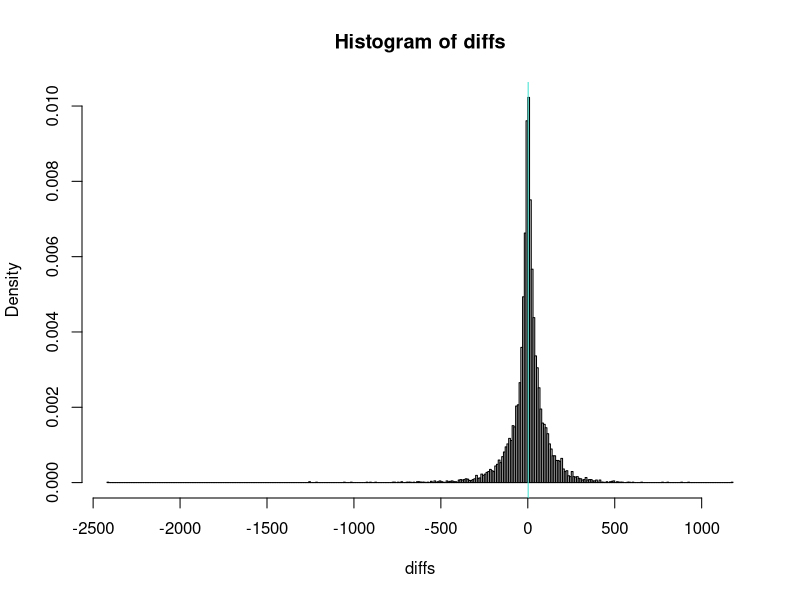
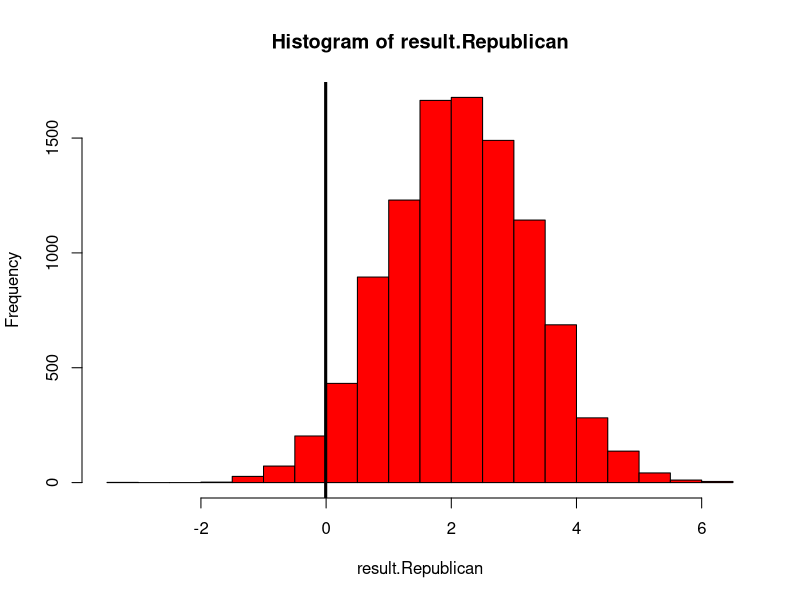
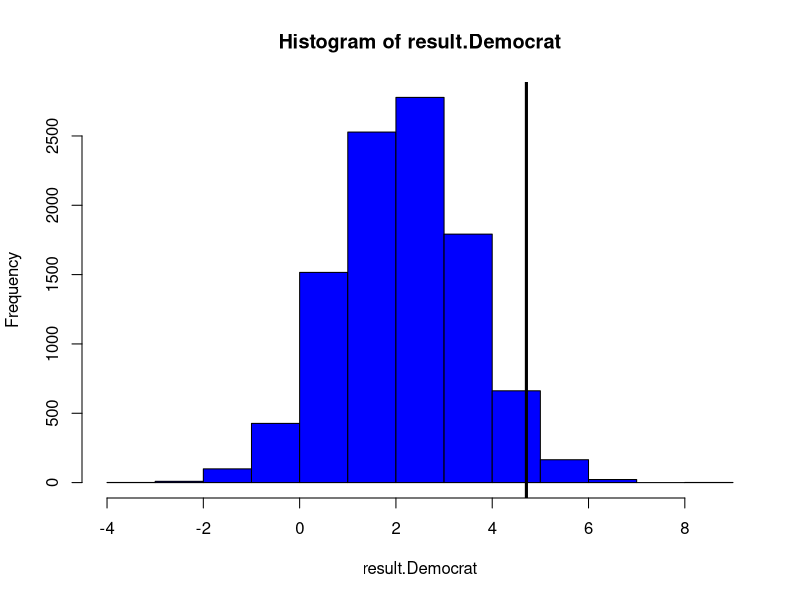
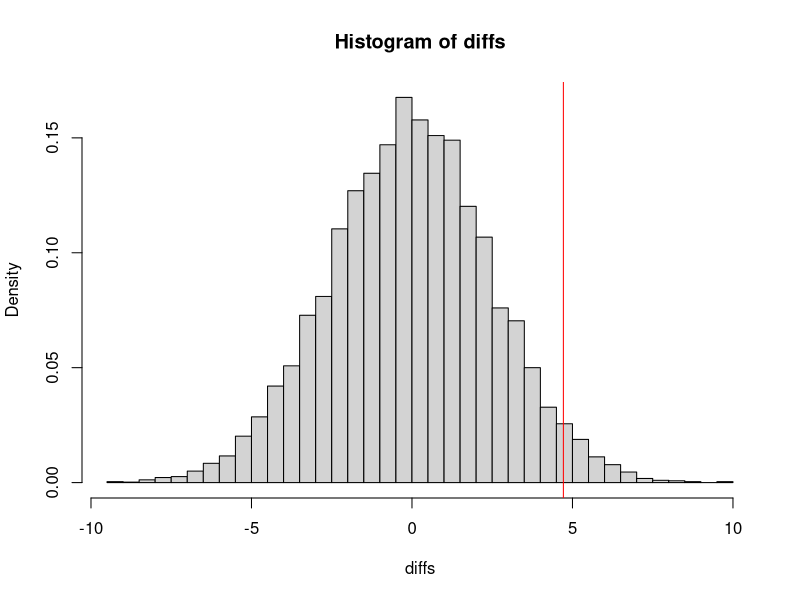
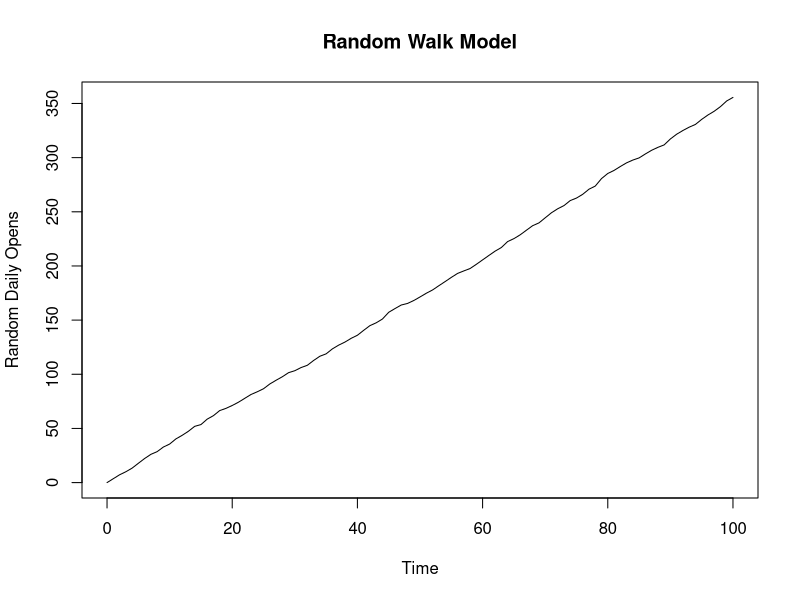
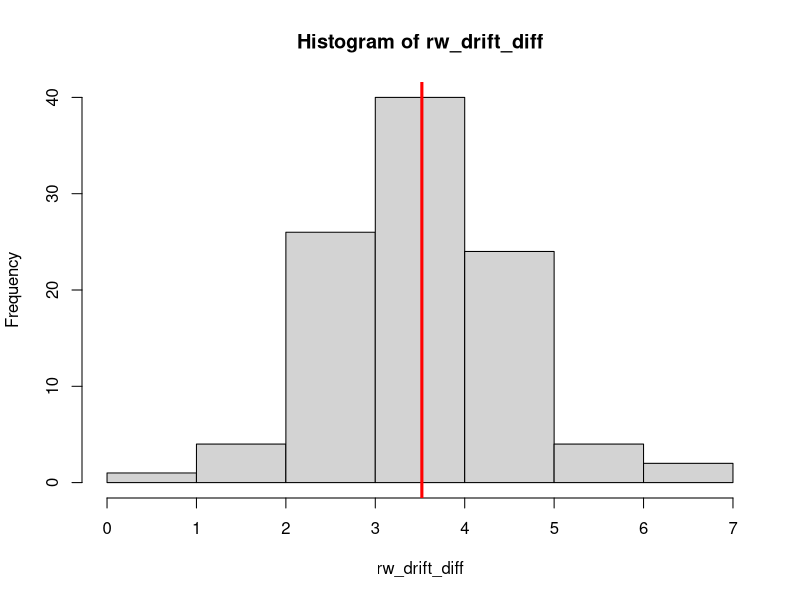
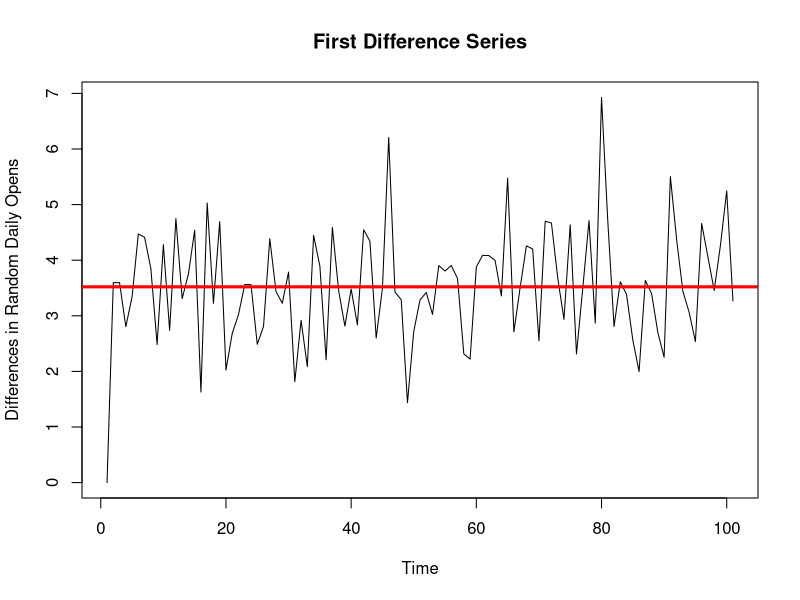

R code for these plots, in order:
#This is where our main code for our project will go!
DJI <- read.csv("DJI.csv"); head(DJI)

#Create 'Regime' Categories (Regan, Bush, etc.)
DJI["Regime"] <- "None" #Set blank column

#Set the dates for each regime
#Each 'term' is denoted from inaugaration day 
#to the day before the next regime's inaugaration day
dates <- sapply(DJI["Date"], function(x) as.Date(x)) #Convert CSV date character objects 
#to date objects
DJI[dates < as.Date("1989-01-20"), "Regime"] <- "RR"
DJI[dates >= as.Date("1989-01-20") & dates < as.Date("1993-01-20"), "Regime"] <- "GHWB"
DJI[dates >= as.Date("1993-01-20") & dates < as.Date("2001-01-20"), "Regime"] <- "BC"
DJI[dates >= as.Date("2001-01-20") & dates < as.Date("2009-01-20"), "Regime"] <- "GWB"
DJI[dates >= as.Date("2009-01-20") & dates < as.Date("2017-01-20"), "Regime"] <- "BO"
DJI[dates >= as.Date("2017-01-20"), "Regime"] <- "DJT"

#Create a binary category for the political party in control of the White House 
#(Republican = 1, Democrat = 0)
Republican <- (DJI$Regime == "RR") | (DJI$Regime == "GHWB") | (DJI$Regime == "GWB") | (DJI$Regime == "DJT")
DJI <- data.frame(DJI, Republican); head(DJI); sum(Republican); mean(Republican)

#Create a binary category for expansion vs recession year
DJI["Recession"] <- FALSE

#Extract years from date column
DJI.year <- format(as.Date(DJI$Date),"%Y")

#Set the dates
DJI[DJI.year == 1980, "Recession"] <- TRUE
DJI[DJI.year >= 1981 & DJI.year  <= 1981, "Recession"] <- TRUE
DJI[DJI.year >= 1990 & DJI.year  <= 1991, "Recession"] <- TRUE
DJI[DJI.year == 2001, "Recession"] <- TRUE
DJI[DJI.year >= 2007 & DJI.year <= 2009, "Recession"] <- TRUE
DJI[DJI.year >= 2020, "Recession"] <- TRUE

#Set up indices for permutation test by party and president 
index.Republican <- DJI$Republican ; sum(index.Republican) # 4822, matches
index.RR <- (DJI$Regime == "RR") ; sum(index.RR) # 1005
index.GHWB <- (DJI$Regime == "GHWB") ; sum(index.GHWB) # 1011
index.BC <- (DJI$Regime == "BC") ; sum(index.BC) # 2021
index.GWB <- (DJI$Regime == "GWB") ; sum(index.GWB) # 2009
index.BO <- (DJI$Regime == "BO") ; sum(index.BO) # 2015
index.DJT <- (DJI$Regime == "DJT") ; sum(index.DJT) # 797
dim(DJI) ; sum(c(index.RR, index.GHWB, index.BC, index.GWB, index.BO, index.DJT)) # 8858, matches

# Create vector for difference between daily Open values
Open <- DJI$Open
N <- length(Open) ; diffs <- numeric(N - 1)
for (i in 1:N - 1) {
  diffs[i] <- Open[i + 1] - Open[i]
}
head(diffs) # there are some rather large values with double digits before the decimal
length(diffs) # 8857 as expected
sum(diffs)  # 18975.43 so over double the number of observations
mu.chg.open <- mean(diffs) # 2.142422 around what we expected based on the aforementioned values
med.chg.open <- median(diffs) # 3.4297 is higher than mean, indicating more extreme lesser values
var.chg.open <- var(diffs) # whopping 13760.49 for variance, we expect this to increase over time
hist(diffs, breaks = "fd", prob = TRUE) 
# resembles normal distribution with narrow concentration around sharp peak at mean 
# and with long tails, with more extreme negative values
abline(v = mu.chg.open, col = "turquoise")

chg <- numeric(nrow(DJI))
chg[1] <- 0 ; chg[2:nrow(DJI)] <- diffs; chg <- data.frame(chg)
DJI <- data.frame(DJI,chg); head(DJI)

diffs.Republican <- diffs[index.Republican[-1]]
mu.RepDiffs <- mean(diffs.Republican) # -.006959248
diffs.Democrat <- diffs[!(index.Republican[-1])]
mu.DemDiffs <- mean(diffs.Democrat)
mean(diffs.Democrat) # 4.709857
# The means seem different, but given the large variance, this is doubtful.

#Permutation Test
N <- 10^4; result.Republican <- numeric(N); result.Democrat <- numeric(N)
for (i in 1:N) {
  smpl <- sample(index.Republican[-1], replace = FALSE)
  smpl.Republican <- diffs[smpl]
  smpl.Democrat <- diffs[!smpl]
  result.Republican[i] <- mean(smpl.Republican)
  result.Democrat[i] <- mean(smpl.Democrat)
}

#Republican Result
hist(result.Republican, col = "red")
abline(v = mu.RepDiffs, col = "black", lwd = 3)
mu.result.Republican <- mean(result.Republican) ; mu.result.Republican ; mu.RepDiffs
mean(result.Republican <= mu.RepDiffs) 
#2.88% chance of seeing this statistic thus it is statistically significant.

#Democrat Result
hist(result.Democrat, col = "blue")
abline(v = mu.DemDiffs, col = "black", lwd = 3)
mu.result.Democrat <- mean(result.Democrat) ; mu.result.Democrat ; mu.DemDiffs
mean(result.Democrat >= mu.DemDiffs) 
#2.88% chance. Whoa, both means are equally statistically significant.

#Combined Attempt
RepAvg <- sum(DJI$chg*(DJI$Republican == TRUE))/sum(DJI$Republican == TRUE) ; RepAvg
DemAvg <- sum(DJI$chg*(DJI$Republican == FALSE))/sum(DJI$Republican == FALSE) ; DemAvg
Obs <-  DemAvg - RepAvg; Obs

N <- 10^4 #number of simulations
diffs <- numeric(N) #this is the vector that will store our simulated differences
for (i in 1:N) {
  Rep <- sample(DJI$Republican) #This is our permuted party column
  RepMu <- sum(DJI$chg*(Rep == TRUE))/sum(Rep == TRUE) ; RepMu
  DemMu <- sum(DJI$chg*(Rep == FALSE))/sum(Rep == FALSE) ; DemMu
  diffs[i] <- DemMu - RepMu
}
mean(diffs) #inspecting that these are indeed close to zero
hist(diffs, breaks = "FD", probability = TRUE)
abline(v = Obs, col = "red")
pvalue <- (sum(diffs >= Obs) + 1)/(N + 1) ; pvalue 
# 2.71% chance that this extreme of an observed difference would arise by chance .

## Contingency table with chi-square test for political party and recession. 
sum(DJI$Recession)/length(DJI$Recession) # 17.67% of observations are in recession years
obs.tbl <- table(DJI$Republican,DJI$Recession) # Republican has more Recession
exp.tbl <- outer(rowSums(obs.tbl), colSums(obs.tbl))/sum(obs.tbl)
obs.tbl ; exp.tbl
chisq.test(DJI$Republican,DJI$Recession)
# p-value is less than 2.2e-16, far below our .05 threshold, so there would be a very
# small chance that the observed contingency table would arise by chance.
# Thus, the observations provide sufficient evidence to reject the null hypothesis
# that Republican and Democratic regimes are equally likely to be associated with recession
# years from 1985 to early 2020. 

## Can you make this more granular by leveraging recession by quarter instead of year?
## Can we do a contingency table that is larger than 2x2 by using regime intead of party?

## Let's apply simulation methods to the day-over-day (DOD) change in Open values. 
## We can also run this and the previous analyses on the other numerical columns 
## of DJI to see if we arise at similar or different results, 
## once we finish the first round of analysis the DOD change in Open values. 
## If we set up the simulations appropriately, we should expect to see in our results that 
## a greater sample size or a greater number of simulations yields increasingly higher 
## variance, potentially indicated by fat tails when plotting the distribution of the results. 
## Can you figure out a way to leverage a chi-square test or CLT here?

## Generate a RW model with a drift using arima.sim
# Choose one of the two lines of code below, one for mean and one for median of our DOD value changes.
rw_drift <- arima.sim(model = list(order = c(0,1,0)), n = 100, mean = mu.chg.open)
rw_drift <- arima.sim(model = list(order = c(0,1,0)), n = 100, mean = med.chg.open)
# Plot rw_drift
plot(rw_drift, type = "l", xlab = "Time", ylab = "Random Daily Opens", main = "Random Walk Model")
# this lacks the volatility of the DJI
# Calculate the first difference series rw_drift_diff <-
N <- length(rw_drift); rw_drift_diff <- numeric(N)
for (i in 2:length(rw_drift)) {
  rw_drift_diff[i] <- rw_drift[i] - rw_drift[i - 1] }
rw_drift_diff # no negative values, does not model DJI DOD changes very well
#Mean of the First Difference Series
mean(rw_drift_diff) # 2.222279 when using mean, 3.263219 when using median
#Plot a histogram of the values and draw the mean/median using abline
hist(rw_drift_diff); abline(v = mean(rw_drift_diff), col = "red", lwd = 3)
#Plot the values of the time series and draw the mean/median using abline - and we get a constant!
plot(rw_drift_diff, type = "l", xlab = "Time", ylab = "Differences in Random Daily Opens",
     main = "First Difference Series"); abline(h = mean(rw_drift_diff), col = "red", lwd = 3)

## Should we perform this analysis for High, Low or Close? Does it change anything?
## Does using a logarithmic or exponential model make the data behave better?
## Given that our observed DOD data produces low frequency, extreme values, particularly negative,
## how do we do a better job of fitting a probability distribution model to our observed data? 
## That is, can we slice our data differently, change the parameters of the random walk model,
## or use a different distribution altogether to model our data? We could use Cauchy, Levy, Pareto, 
## T or other distributions with infinite variance. Are there any that look like our histogram?
## Is this necessary in order to test for infinite variance? 
## Does the current random walk model invalidate our test for infinite variance on the observed data?
## Or can we test for infinite variance without worrying about any model at all? 
## Perhaps partial variance can help here?
## Can we build out the partial variance model and visualization per the shared stackexchange post?
